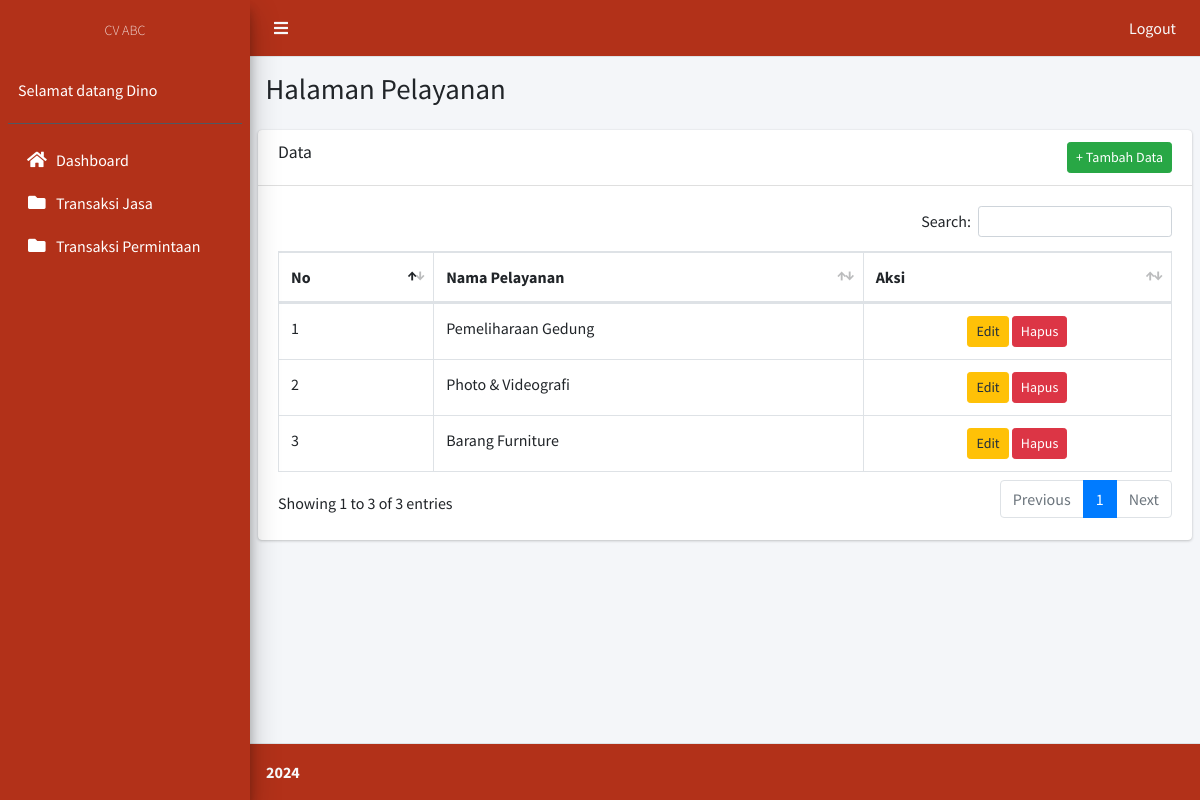
Screenshot of /pelayanan-index.php (signed in) with the database file from the repository.
### tables this page shows
CREATE TABLE `pelayanan` (
  `id` int(11) NOT NULL,
  `nama_pelayanan` varchar(150) DEFAULT NULL,
  `jenis` enum('jasa','pengadaan') DEFAULT NULL
);

### pelayanan-index.php (the view, shortened to what this page needs)
<?php
  include('templates/header.php');
  include('templates/sidebar.php');
?>
  <div class="content-wrapper">
    <section class="content-header">
      <div class="container-fluid">
        <div class="row mb-2">
          <div class="col-sm-6">
            <h1>Halaman Pelayanan</h1>
          </div>
        </div>
      </div>
    </section>
    <section class="content">
      <div class="card">
        <div class="card-header">
          <h3 class="card-title">Data</h3>
          <a href="pelayanan-tambah.php" class="btn btn-sm btn-success float-right">+ Tambah Data</a>
        </div>
        <div class="card-body">
        <table class="table table-bordered" id="example2">
          <thead>
            <tr>
              <th>No</th>
              <th>Nama Pelayanan</th>
              <th>Aksi</th>
            </tr>
          </thead>
          <tbody>
            <?php
              include('koneksi.php');
              $datas = mysqli_query($koneksi, "select * from pelayanan") or die(mysqli_error($koneksi));
              $no = 1;
              while($row = mysqli_fetch_assoc($datas)) {
            ?>
          <tr>
            <td ><?= $no; ?></td>
            <td><?= $row['nama_pelayanan']; ?></td>
            <td style="text-align: center;">
                <a href="pelayanan-edit.php?id=<?= $row['id']; ?>" class="btn btn-sm btn-warning">Edit</a>
                <a href="pelayanan-index.php?id=<?= $row['id']; ?>&status=hapus" class="btn btn-sm btn-danger" onclick="return confirm('anda yakin ingin hapus data ini?');">Hapus</a>
            </td>
          </tr>
            <?php $no++; } ?>
          </tbody>
        </table>
      </div>
    </div>
    </section>
  </div>
  <?php
    include('templates/footer.php');
  ?>

### rows the page displays
pelayanan: nama_pelayanan "Pemeliharaan Gedung"
pelayanan: nama_pelayanan "Photo & Videografi"
pelayanan: nama_pelayanan "Barang Furniture"

### other values shown
$_SESSION['nama'] "Dino"
